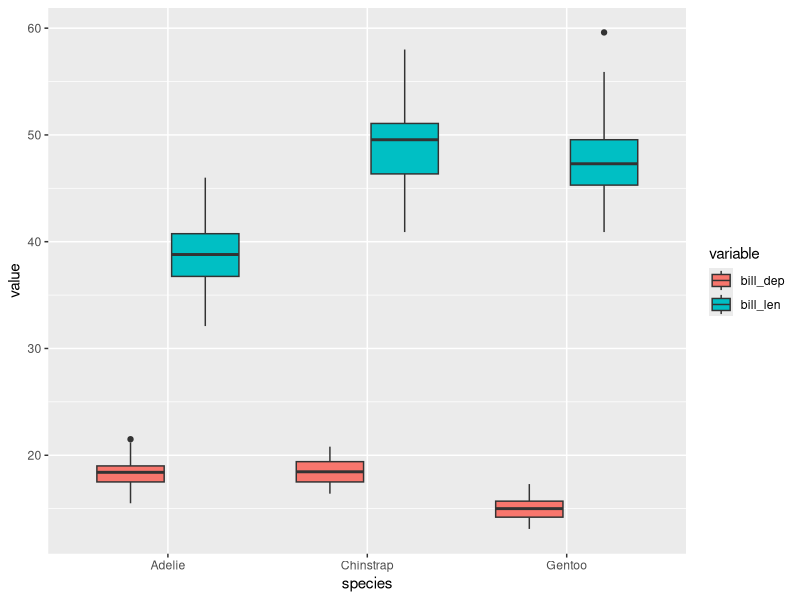

Recreate this plot in R.
## ---- chunk 1
#| message: false
library(tidyverse)
## ---- chunk 2
relig_income
## ---- chunk 3
pivot_longer(relig_income,
             cols = !religion,
             names_to = "income",
             values_to = "count"
             )
## ---- chunk 4
billboard
## ---- chunk 5
pivot_longer(billboard,
             cols = wk1:wk76,
             names_to = "week",
             values_to = "rank")
## ---- chunk 6
pivot_longer(billboard,
             cols = wk1:wk76,
             names_to = "week",
             names_prefix = "wk",
             values_to = "rank",
             values_drop_na = TRUE)
## ---- chunk 7

penguins |> 
  select(species, bill_len, bill_dep) |> 
  pivot_longer(!species, names_to = "variable") |> 
  ggplot(aes(x = species, y = value, fill = variable)) +
  geom_boxplot()
